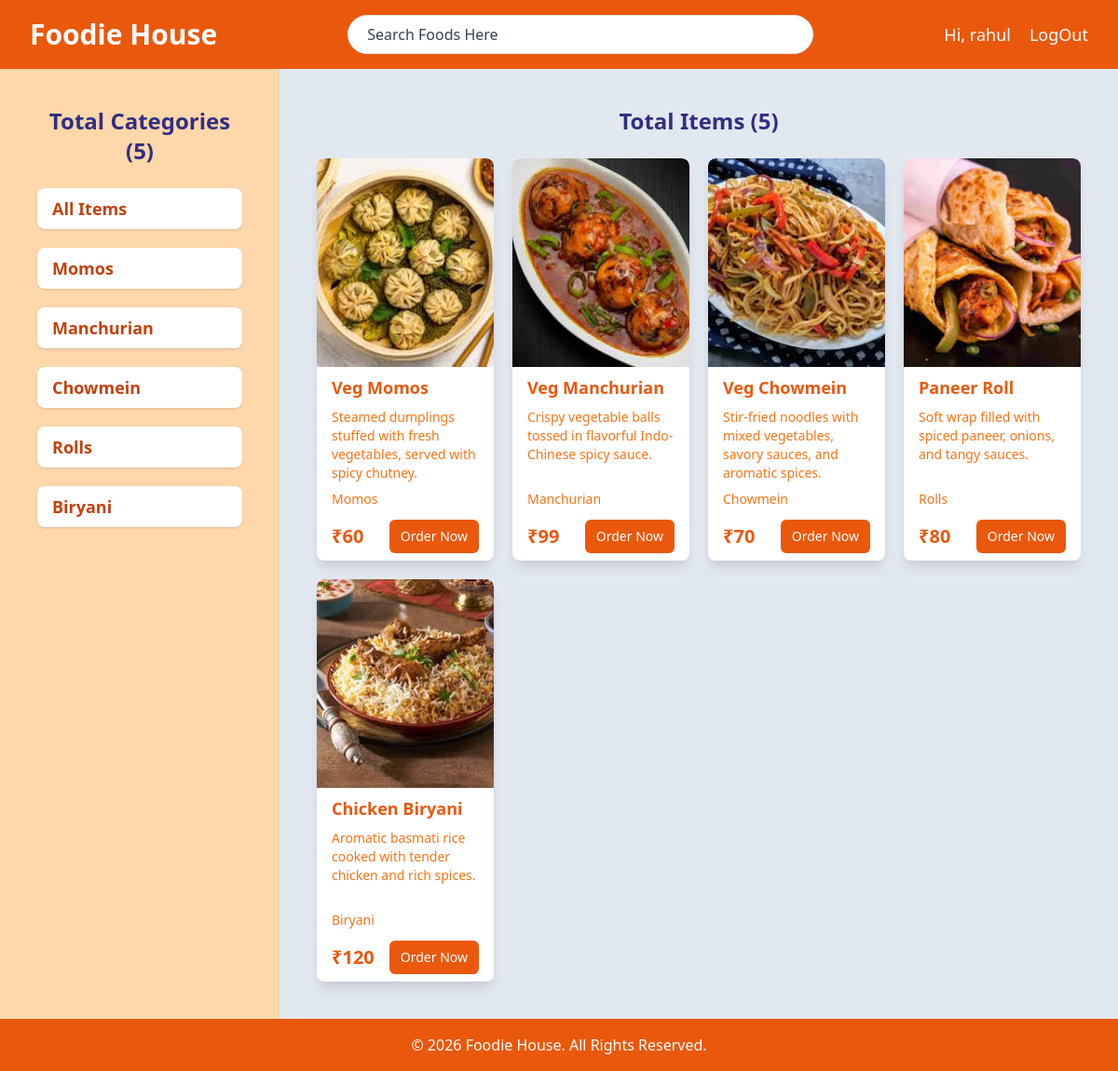
The app's page / (signed in) with its own data.
### foodie/models.py (models this page shows, shortened)
class Category(models.Model):
    title = models.CharField(max_length=100)
    description = models.TextField()
    def __str__(self):
        return self.title

class Product(models.Model):
    image = models.ImageField(upload_to="images/")
    name = models.CharField(max_length=100)
    description = models.TextField()
    price = models.IntegerField()
    category = models.ForeignKey(Category, on_delete=models.CASCADE)

### foodie/views.py (the view)
# urls.py: path("", home, name="homepage"),
def home(request):
    data = {}
    if "cat_id" in request.GET:
        cat_id = request.GET.get("cat_id")
        data["products"] = Product.objects.filter(category=cat_id)
    elif "search" in request.GET:
        search = request.GET.get("search")
        data["products"] = Product.objects.filter(name__contains=search)
    else:
        data["products"] = Product.objects.all()
    data["categories"] = Category.objects.all()
    return render(request, "home.html", data)

### foodie/templates/home.html (shortened to what this page needs)
<!DOCTYPE html>
<html lang="en">
<head>
    <script src="https://cdn.tailwindcss.com"></script>
</head>
<body class="flex flex-col min-h-screen">
    {% include "header.html" %}
    <main class="flex flex-col md:flex-row flex-grow">
        <aside class="w-full md:w-3/12 p-5 md:p-10 bg-orange-200">
            <h2 class="text-2xl font-semibold text-indigo-900 mb-6 text-center">
                Total Categories ({{ categories|length }})
            </h2>
            <div class="flex flex-col gap-4 md:gap-5">
                <a href="/"
                   class="text-orange-700 font-semibold text-lg bg-white px-4 py-2 rounded-lg shadow hover:bg-gray-200 hover:text-black">
                    All Items
                </a>
                {% for category in categories %}
                <a href="?cat_id={{ category.id }}"
                   class="text-orange-700 font-semibold text-lg bg-white px-4 py-2 rounded-lg shadow hover:bg-gray-200 hover:text-black">
                    {{ category.title }}
                </a>
                {% endfor %}
            </div>
        </aside>
        <section class="w-full md:w-9/12 p-5 md:p-10 bg-slate-200">
            <h2 class="text-2xl font-semibold text-indigo-900 mb-6 text-center">
                Total Items ({{ products|length }})
            </h2>
            <div class="grid grid-cols-1 sm:grid-cols-2 md:grid-cols-3 lg:grid-cols-4 xl:grid-cols-5 gap-5">
                {% for product in products %}
                <a href="{% url "viewProduct" product.id %}" class="bg-white rounded-lg shadow-lg overflow-hidden">
                    <div class="flex items-center justify-center h-56">
                        <img src="{{ product.image.url }}" alt="{{ product.name }}"
                            class="h-full w-full object-cover rounded-t-lg">
                    </div>
                    <div class="px-4 py-2 flex flex-col gap-2">
                        <p class="text-orange-600 text-lg font-semibold">
                            {{ product.name }}
                        </p>
                        <p class="text-orange-500 text-sm h-20 overflow-hidden">
                            {{ product.description }}
                        </p>
                        <p class="text-orange-500 text-sm overflow-hidden">
                            {{ product.category }}
                        </p>
                        <div class="flex justify-between items-center mt-1">
                            <p class="text-orange-600 font-semibold text-xl">
                                ₹{{ product.price }}
                            </p>
                            <button class="bg-orange-600 px-3 py-2 text-white text-sm rounded-md">
                                Order Now
                            </button>
                        </div>
                    </div>
                </a>
                {% endfor %}
            </div>
        </section>
    </main>
    {% include "footer.html" %}
</body>
</html>

### foodie/templates/header.html
<div class="flex flex-col md:flex-row bg-orange-600 text-white items-center justify-between px-4 md:px-8 py-4 gap-3 md:gap-0">
    <div>
        <a href="#" class="text-3xl font-semibold">Foodie House</a>
    </div>
    <form action="/" method="get" class="w-full md:w-auto flex justify-center md:justify-start">
        <input type="search" name="search" placeholder="Search Foods Here"
            class="px-5 py-2 border placeholder:text-gray-700 text-zinc-700 bg-white outline-0 rounded-full w-full md:w-[500px]">
    </form>
    <div class="flex gap-5 justify-center md:justify-end">
        {% if user.is_authenticated %}
        <a href="" class="text-lg hover:text-orange-100">Hi, {{user.username}}</a>
        <a href="{% url 'logout' %}" class="text-lg hover:text-orange-100">LogOut</a>
        {% else %}
        <a href="{% url 'login' %}" class="text-lg hover:text-orange-100">LogIn</a>
        <a href="{% url 'signup' %}" class="text-lg hover:text-orange-100">SignUp</a>
        {% endif %}
    </div>
</div>

### records on screen
Category: title "Momos"
Category: title "Manchurian"
Category: title "Chowmein"
Category: title "Rolls"
Category: title "Biryani"
Product: image (picture), name "Veg Momos", description "Steamed dumplings stuffed with fresh vegetables, served with spicy chutney.", category "Momos", price "60"
Product: image (picture), name "Veg Manchurian", description "Crispy vegetable balls tossed in flavorful Indo-Chinese spicy sauce.", category "Manchurian", price "99"
Product: image (picture), name "Veg Chowmein", description "Stir-fried noodles with mixed vegetables, savory sauces, and aromatic spices.", category "Chowmein", price "70"
Product: image (picture), name "Paneer Roll", description "Soft wrap filled with spiced paneer, onions, and tangy sauces.", category "Rolls", price "80"
Product: image (picture), name "Chicken Biryani", description "Aromatic basmati rice cooked with tender chicken and rich spices.", category "Biryani", price "120"

### other values on screen
{{ user.username }} "rahul"
{{ categories|length }} "5"
{{ products|length }} "5"
